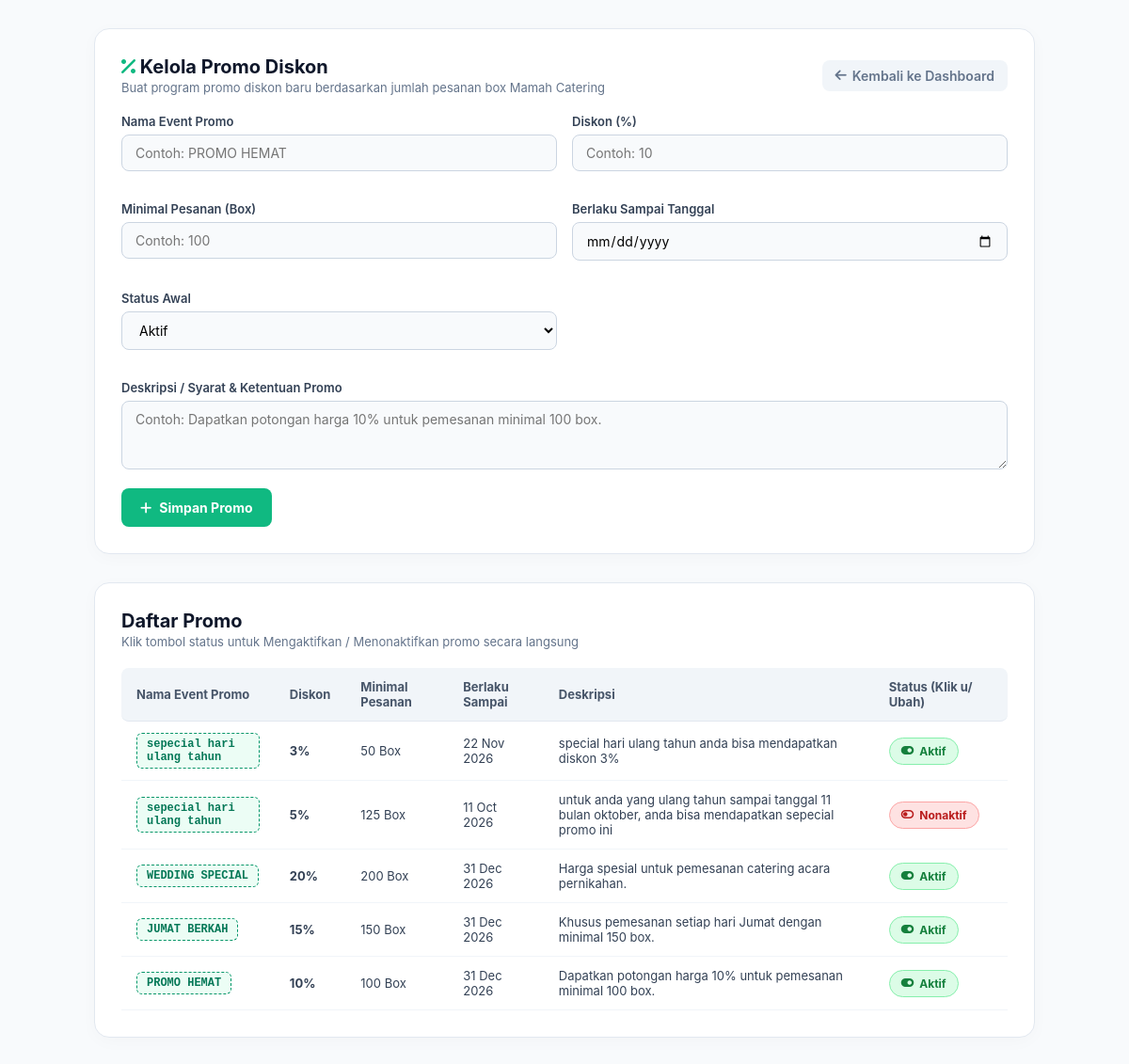
Page /tambah_promo.php on the committed database.
### tables this page shows
CREATE TABLE `promo` (
  `id_promo` int(11) NOT NULL,
  `kode_promo` varchar(50) NOT NULL,
  `diskon` int(11) NOT NULL,
  `min_transaksi` int(11) NOT NULL,
  `tgl_berakhir` date NOT NULL,
  `deskripsi` text DEFAULT NULL,
  `status` enum('Aktif','Nonaktif') DEFAULT 'Aktif'
);

### tambah_promo.php (the view, shortened to what this page needs)
<?php
include 'koneksi.php';
$query_promo = "SELECT * FROM promo ORDER BY id_promo DESC";
$result_promo = false;
try {
    $result_promo = mysqli_query($koneksi, $query_promo);
} catch (Exception $e) {
    $result_promo = false;
}
?>
<!DOCTYPE html>
<html lang="id">
<head>
    <link rel="stylesheet" href="https://cdnjs.cloudflare.com/ajax/libs/font-awesome/6.4.0/css/all.min.css">
</head>
<body>
<div class="container-card">
    <div class="header">
        <div>
            <h2><i class="fa-solid fa-percent" style="color:#10b981;"></i> Kelola Promo Diskon</h2>
            <p>Buat program promo diskon baru berdasarkan jumlah pesanan box Mamah Catering</p>
        </div>
        <a href="admin.php" class="btn-back"><i class="fa-solid fa-arrow-left"></i> Kembali ke Dashboard</a>
    </div>
    <form method="POST" action="tambah_promo.php">
        <div class="form-grid">
            <div class="form-group">
                <label>Nama Event Promo</label>
                <input type="text" name="kode_promo" placeholder="Contoh: PROMO HEMAT" required>
            </div>
            <div class="form-group">
                <label>Diskon (%)</label>
                <input type="number" name="diskon" min="1" max="100" placeholder="Contoh: 10" required>
            </div>
            <div class="form-group">
                <label>Minimal Pesanan (Box)</label>
                <input type="number" name="min_transaksi" min="1" placeholder="Contoh: 100" required>
            </div>
            <div class="form-group">
                <label>Berlaku Sampai Tanggal</label>
                <input type="date" name="tgl_berakhir" required>
            </div>
            <div class="form-group">
                <label>Status Awal</label>
                <select name="status">
                    <option value="Aktif">Aktif</option>
                </select>
            </div>
            <div class="form-group full">
                <label>Deskripsi / Syarat & Ketentuan Promo</label>
                <textarea name="deskripsi" rows="3" placeholder="Contoh: Dapatkan potongan harga 10% untuk pemesanan minimal 100 box."></textarea>
            </div>
        </div>
        <button type="submit" name="simpan_promo" class="btn-submit">
            <i class="fa-solid fa-plus"></i> Simpan Promo
        </button>
    </form>
</div>
<div class="container-card">
    <div class="header">
        <div>
            <h2>Daftar Promo</h2>
            <p>Klik tombol status untuk Mengaktifkan / Menonaktifkan promo secara langsung</p>
        </div>
    </div>
    <div class="table-responsive">
        <table>
            <thead>
                <tr>
                    <th>Nama Event Promo</th>
                    <th>Diskon</th>
                    <th>Minimal Pesanan</th>
                    <th>Berlaku Sampai</th>
                    <th>Deskripsi</th>
                    <th>Status (Klik u/ Ubah)</th>
                </tr>
            </thead>
            <tbody>
                <?php if ($result_promo && mysqli_num_rows($result_promo) > 0): ?>
                    <?php while ($p = mysqli_fetch_assoc($result_promo)): ?>
                        <?php
                            $status_skrg = !empty($p['status']) ? $p['status'] : 'Aktif';
                        ?>
                        <tr>
                            <td><span class="promo-tag"><?= htmlspecialchars($p['kode_promo']); ?></span></td>
                            <td><b><?= htmlspecialchars($p['diskon']); ?>%</b></td>
                            <td><?= htmlspecialchars($p['min_transaksi']); ?> Box</td>
                            <td><?= date('d M Y', strtotime($p['tgl_berakhir'])); ?></td>
                            <td><?= htmlspecialchars($p['deskripsi']); ?></td>
                            <td>
                                <a href="tambah_promo.php?action=toggle&id=<?= $p['id_promo']; ?>"
                                   class="btn-status <?= ($status_skrg === 'Aktif') ? 'status-aktif' : 'status-nonaktif'; ?>"
                                   title="Klik untuk mengubah status">
                                   <i class="fa-solid <?= ($status_skrg === 'Aktif') ? 'fa-toggle-on' : 'fa-toggle-off'; ?>"></i>
                                   <?= $status_skrg; ?>
                                </a>
                            </td>
                        </tr>
                    <?php endwhile; ?>
                <?php else: ?>
                    <tr>
                        <td colspan="6" style="text-align: center; color: #94a3b8; padding: 20px;">Belum ada data promo di database. Silahkan jalankan query INSERT di phpMyAdmin atau tambah promo baru lewat form di atas.</td>
                    </tr>
                <?php endif; ?>
            </tbody>
        </table>
    </div>
</div>
</body>
</html>

### tambah_promo.php (style rules this page uses)
* { box-sizing: border-box; font-family: -apple-system, BlinkMacSystemFont, "Segoe UI", Roboto, Helvetica, Arial, sans-serif; margin: 0; padding: 0; }
body { background-color: #f8fafc; color: #1e293b; padding: 30px 20px; }
.container-card { max-width: 1000px; margin: 0 auto 30px auto; background: #ffffff; padding: 28px; border-radius: 16px; border: 1px solid #e2e8f0; box-shadow: 0 4px 20px -2px rgba(0,0,0,0.03); }
.header { display: flex; align-items: center; justify-content: space-between; margin-bottom: 20px; }
.header h2 { font-size: 20px; font-weight: 700; color: #0f172a; }
.header p { color: #64748b; font-size: 13px; margin-top: 2px; }
.btn-back { color: #64748b; text-decoration: none; font-size: 14px; font-weight: 600; display: inline-flex; align-items: center; gap: 6px; padding: 8px 14px; border-radius: 8px; background: #f1f5f9; transition: 0.2s; }
.form-grid { display: grid; grid-template-columns: 1fr 1fr; gap: 16px; }
.form-group { margin-bottom: 16px; }
.form-group.full { grid-column: span 2; }
.form-group label { display: block; font-size: 13px; font-weight: 600; color: #334155; margin-bottom: 6px; }
.form-group input, .form-group select, .form-group textarea { width: 100%; padding: 10px 14px; border: 1px solid #cbd5e1; border-radius: 8px; font-size: 14px; outline: none; background: #f8fafc; transition: 0.2s; }
.btn-submit { background: #10b981; color: white; border: none; padding: 12px 20px; border-radius: 8px; font-weight: 700; font-size: 14px; cursor: pointer; transition: 0.2s; display: inline-flex; align-items: center; gap: 8px; }
.table-responsive { overflow-x: auto; }
table { width: 100%; border-collapse: separate; border-spacing: 0; font-size: 13px; text-align: left; }
th { background: #f1f5f9; color: #475569; font-weight: 700; padding: 12px 16px; border-bottom: 1px solid #e2e8f0; }
th:first-child { border-top-left-radius: 8px; border-bottom-left-radius: 8px; }
th:last-child { border-top-right-radius: 8px; border-bottom-right-radius: 8px; }
td { padding: 12px 16px; border-bottom: 1px solid #f1f5f9; vertical-align: middle; color: #334155; }
.promo-tag { font-family: monospace; font-size: 12px; font-weight: 700; background: #ecfdf5; color: #047857; padding: 4px 10px; border-radius: 6px; border: 1px dashed #059669; display: inline-block; }
.btn-status { display: inline-flex; align-items: center; gap: 6px; padding: 6px 12px; border-radius: 20px; font-size: 12px; font-weight: 700; text-decoration: none; transition: all 0.2s; }
.status-aktif { background: #dcfce7; color: #15803d; border: 1px solid #86efac; }
.status-nonaktif { background: #fee2e2; color: #b91c1c; border: 1px solid #fca5a5; }

### rows in the picture
promo: kode_promo "sepecial hari ulang tahun", diskon "3", min_transaksi "50", tgl_berakhir "22 Nov 2026", deskripsi "special hari ulang tahun anda bisa mendapatkan diskon 3%", status "Aktif"
promo: kode_promo "sepecial hari ulang tahun", diskon "5", min_transaksi "125", tgl_berakhir "11 Oct 2026", deskripsi "untuk anda yang ulang tahun sampai tanggal 11 bulan oktober, anda bisa mendapatkan sepecial promo ini", status "Nonaktif"
promo: kode_promo "WEDDING SPECIAL", diskon "20", min_transaksi "200", tgl_berakhir "31 Dec 2026", deskripsi "Harga spesial untuk pemesanan catering acara pernikahan.", status "Aktif"
promo: kode_promo "JUMAT BERKAH", diskon "15", min_transaksi "150", tgl_berakhir "31 Dec 2026", deskripsi "Khusus pemesanan setiap hari Jumat dengan minimal 150 box.", status "Aktif"
promo: kode_promo "PROMO HEMAT", diskon "10", min_transaksi "100", tgl_berakhir "31 Dec 2026", deskripsi "Dapatkan potongan harga 10% untuk pemesanan minimal 100 box.", status "Aktif"
